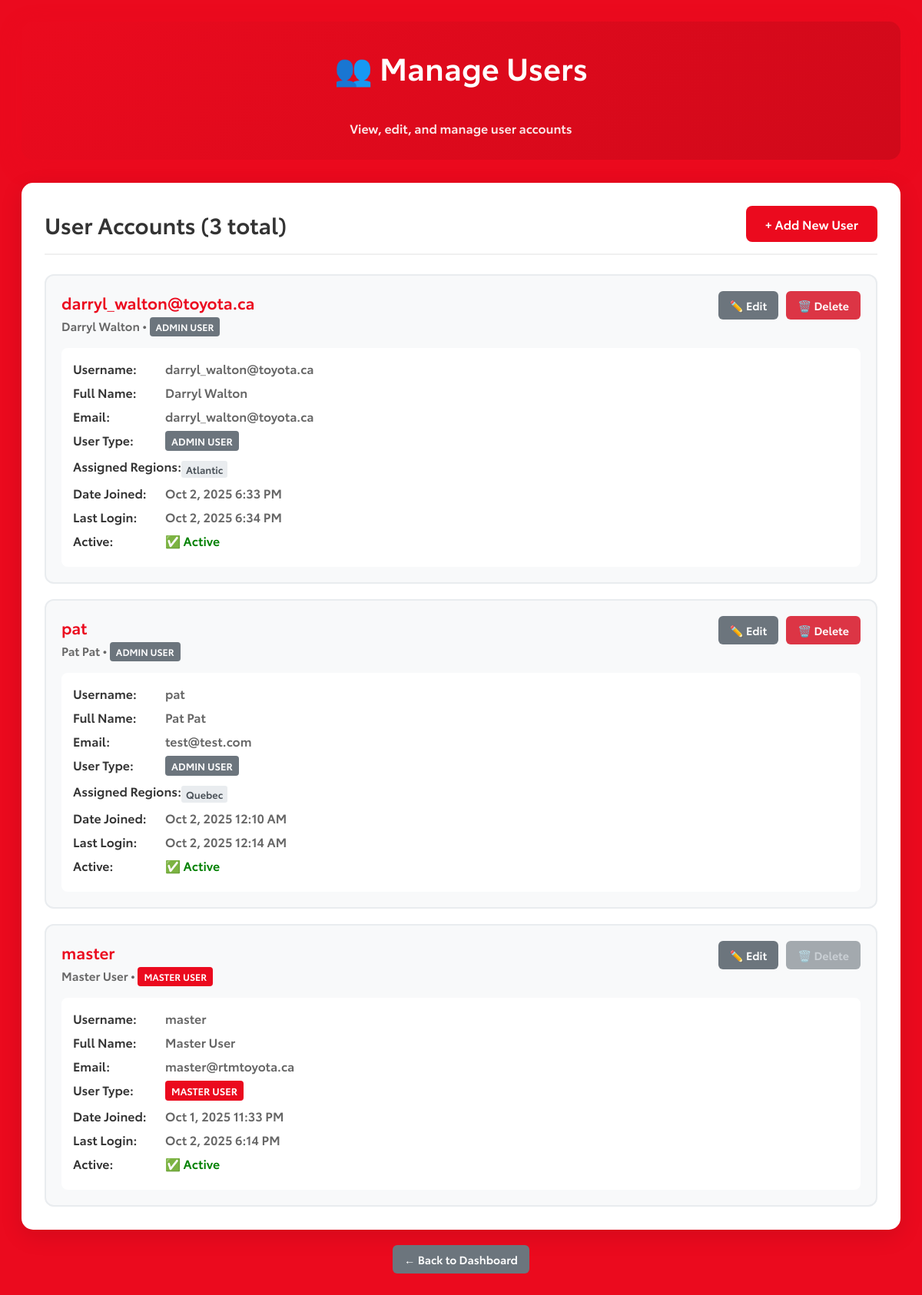
The app's page /simple-admin/manage-users/ (signed in), older data.
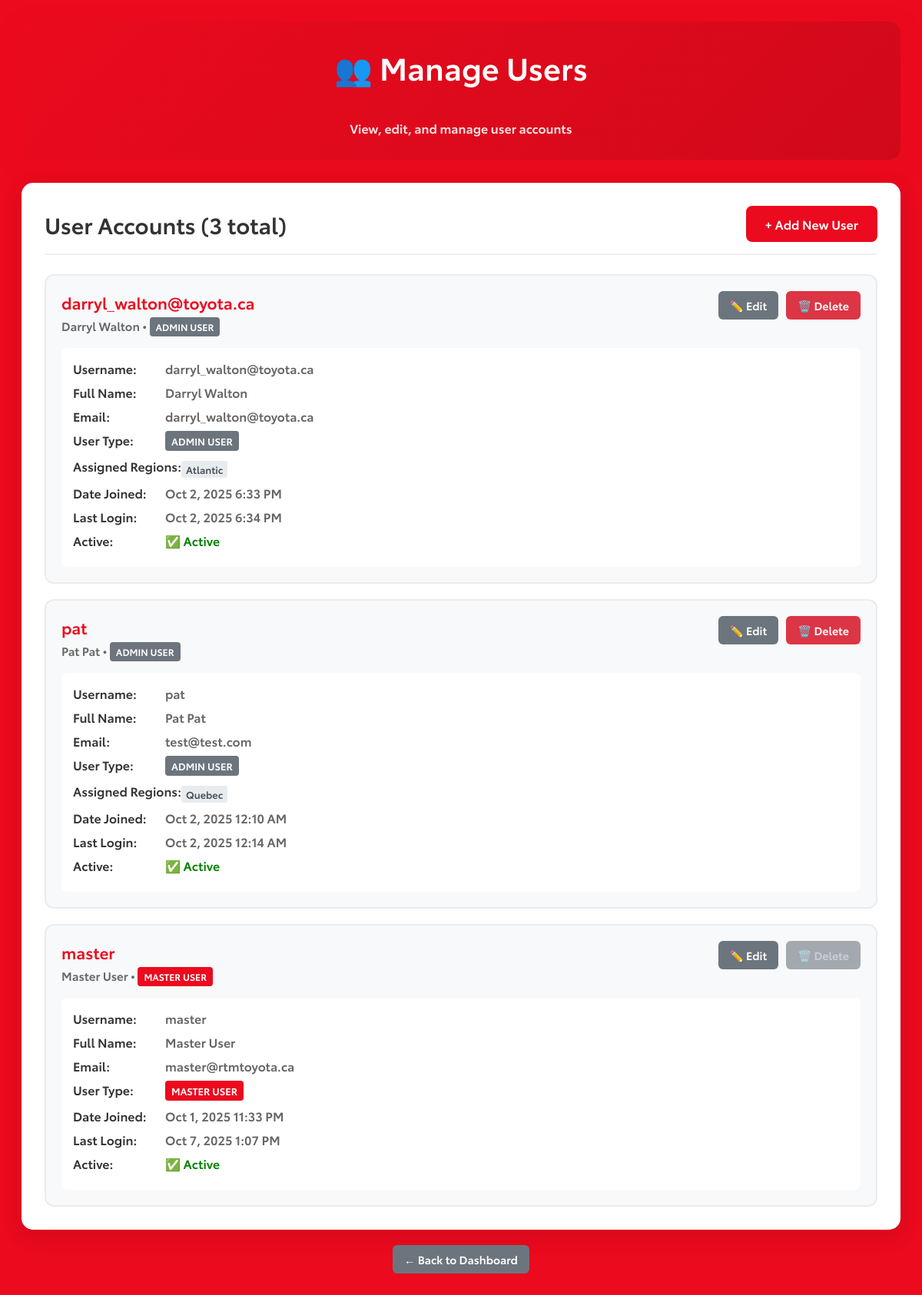
The same page, newer data.
### training_app/models.py (models this page shows, shortened)
class CustomUser(AbstractUser):
    USER_TYPE_CHOICES = [
        ('master', 'Master User'),
        ('admin', 'Admin User'),
    ]
    user_type = models.CharField(
        max_length=10,
        choices=USER_TYPE_CHOICES,
        default='admin',
        help_text="Master users can edit all pages, Admin users can only edit assigned pages"
    )
    assigned_regions = models.ManyToManyField(
        'TrainingPage',
        blank=True,
        help_text="Training pages this admin user can manage (only applies to admin users)"
    )

class TrainingPage(models.Model):
    REGION_CHOICES = [
        ('quebec', 'Quebec'),
        ('central', 'Central'),
        ('pacific', 'Pacific'),
        ('prairie', 'Prairie'),
        ('atlantic', 'Atlantic'),
    ]
    region = models.CharField(
        max_length=20,
        choices=REGION_CHOICES,
        unique=True,
        validators=[validate_region],
        help_text="The region this training page is for"
    )
    current_program = models.ForeignKey(
        TrainingProgram,
        on_delete=models.PROTECT,
        null=True,
        blank=True,
        help_text="The currently active training program for this region"
    )
    timezone = models.CharField(
        max_length=50,
        default='America/Toronto',
        validators=[validate_timezone],
        help_text="Timezone for this region (EST/EDT)"
    )
    is_active = models.BooleanField(
        default=True,
        help_text="Whether this training page is active"
    )
    created_at = models.DateTimeField(auto_now_add=True)
    updated_at = models.DateTimeField(auto_now=True)
    class Meta:
        ordering = ['region']

### training_app/simple_admin_views.py (the view)
# urls.py: path('simple-admin/manage-users/', simple_admin_views.manage_users, name='manage_users'),
@login_required
def manage_users(request):
    if request.user.user_type != 'master':
        messages.error(request, '❌ Only master users can manage users.')
        return redirect('simple_admin:simple_admin_dashboard')
    users = CustomUser.objects.all().order_by('-date_joined')
    master_count = CustomUser.objects.filter(user_type='master').count()
    return render(request, 'training_app/simple_admin/manage_users.html', {
        'users': users,
        'master_count': master_count
    })

### training_app/error_handlers.py (called while the page is built, shortened)
    def process_request(self, request):
        if settings.DEBUG and not getattr(settings, 'LOG_ALL_REQUESTS', False):
            return

### training_app/templates/training_app/simple_admin/manage_users.html (shortened to what this page needs)
{% load static %}
<!DOCTYPE html>
<html lang="en">
<head>
    <link href="{% static 'css/style.css' %}?v=2" rel="stylesheet">
</head>
<body>
    <div class="simple-admin">
        <div class="admin-header">
            <h1>👥 Manage Users</h1>
            <p>View, edit, and manage user accounts</p>
        </div>
        <div class="users-container">
            <div class="users-header">
                <h2>User Accounts ({{ users.count }} total)</h2>
                <a href="{% url 'simple_admin:create_user' %}" class="btn-primary">+ Add New User</a>
            </div>
            {% if users %}
            <div class="users-list">
                {% for user in users %}
                <div class="user-card">
                    <div class="user-header">
                        <div class="user-info">
                            <h3>{{ user.username }}</h3>
                            <div class="user-meta">
                                {{ user.first_name }} {{ user.last_name }} •
                                <span class="user-type-badge user-type-{{ user.user_type }}">
                                    {{ user.get_user_type_display }}
                                </span>
                            </div>
                        </div>
                        <div class="user-actions">
                            <a href="{% url 'simple_admin:edit_user' user.id %}" class="btn-secondary">✏️ Edit</a>
                            {% if user == request.user %}
                                <span class="btn-disabled" title="Cannot delete yourself">🗑️ Delete</span>
                            {% elif user.user_type == 'master' and master_count == 1 %}
                                <span class="btn-disabled" title="Cannot delete the last master user">🗑️ Delete</span>
                            {% else %}
                                <a href="{% url 'simple_admin:delete_user' user.id %}" class="btn-danger">🗑️ Delete</a>
                            {% endif %}
                        </div>
                    </div>
                    <div class="user-details">
                        <div class="detail-row">
                            <span class="detail-label">Username:</span>
                            <span class="detail-value">{{ user.username }}</span>
                        </div>
                        <div class="detail-row">
                            <span class="detail-label">Full Name:</span>
                            <span class="detail-value">{{ user.first_name }} {{ user.last_name }}</span>
                        </div>
                        <div class="detail-row">
                            <span class="detail-label">Email:</span>
                            <span class="detail-value">{{ user.email|default:"Not provided" }}</span>
                        </div>
                        <div class="detail-row">
                            <span class="detail-label">User Type:</span>
                            <span class="detail-value">
                                <span class="user-type-badge user-type-{{ user.user_type }}">
                                    {{ user.get_user_type_display }}
                                </span>
                            </span>
                        </div>
                        {% if user.user_type == 'admin' %}
                        <div class="detail-row">
                            <span class="detail-label">Assigned Regions:</span>
                            <span class="detail-value">
                                {% if user.assigned_regions.all %}
                                    <div class="assigned-regions">
                                        {% for region in user.assigned_regions.all %}
                                            <span class="region-badge">{{ region.get_region_display }}</span>
                                        {% endfor %}
                                    </div>
                                {% else %}
                                    <em>No regions assigned</em>
                                {% endif %}
                            </span>
                        </div>
                        {% endif %}
                        <div class="detail-row">
                            <span class="detail-label">Date Joined:</span>
                            <span class="detail-value">{{ user.date_joined|date:"M j, Y g:i A" }}</span>
                        </div>
                        <div class="detail-row">
                            <span class="detail-label">Last Login:</span>
                            <span class="detail-value">{{ user.last_login|date:"M j, Y g:i A"|default:"Never" }}</span>
                        </div>
                        <div class="detail-row">
                            <span class="detail-label">Active:</span>
                            <span class="detail-value">
                                {% if user.is_active %}
                                    <span style="color: green;">✅ Active</span>
                                {% else %}
                                    <span style="color: red;">❌ Inactive</span>
                                {% endif %}
                            </span>
                        </div>
                    </div>
                </div>
                {% endfor %}
            </div>
            {% else %}
            <div class="no-users">
                <h3>No Users Found</h3>
                <p>There are no users in the system.</p>
                <a href="{% url 'simple_admin:create_user' %}" class="btn-primary">Create Your First User</a>
            </div>
            {% endif %}
        </div>
        <div style="text-align: center; margin-top: 20px;">
            <a href="{% url 'simple_admin:simple_admin_dashboard' %}" class="btn-secondary">← Back to Dashboard</a>
        </div>
    </div>
</body>
</html>

### static/css/style.css (style rules this page uses)
* { font-family: myFirstFont, Arial, sans-serif; }
body { background-color: #EB0A1E; }
p { padding-top: 30px; }
h1 { color: #ffff; text-align: center; }
h2 { color: #ffff; text-align: center; font-size: x-large; }

### training_app/templates/training_app/simple_admin/manage_users.html (style rules this page uses)
.simple-admin { max-width: 1200px; margin: 0 auto; padding: 20px; font-family: 'Segoe UI', Tahoma, Geneva, Verdana, sans-serif; }
.admin-header { background: linear-gradient(135deg, #EB0A1E, #d0091a); color: white; padding: 30px; border-radius: 15px; text-align: center; margin-bottom: 30px; box-shadow: 0 8px 30px rgba(235, 10, 30, 0.3); }
.admin-header h1 { margin: 0 0 10px 0; font-size: 2.5em; }
.admin-header p { margin: 0; opacity: 0.9; }
.users-container { background: white; border-radius: 15px; padding: 30px; box-shadow: 0 8px 30px rgba(0, 0, 0, 0.1); margin-bottom: 20px; }
.users-header { display: flex; justify-content: space-between; align-items: center; margin-bottom: 25px; padding-bottom: 15px; border-bottom: 2px solid #f0f0f0; }
.users-header h2 { color: #333; margin: 0; font-size: 1.8em; }
.btn-primary { background: #EB0A1E; color: white; padding: 12px 25px; border: none; border-radius: 8px; text-decoration: none; font-weight: bold; transition: background 0.3s ease; display: inline-block; }
.btn-secondary { background: #6c757d; color: white; padding: 8px 15px; border: none; border-radius: 6px; text-decoration: none; font-size: 0.9em; transition: background 0.3s ease; display: inline-block; }
.btn-danger { background: #dc3545; color: white; padding: 8px 15px; border: none; border-radius: 6px; text-decoration: none; font-size: 0.9em; transition: background 0.3s ease; display: inline-block; }
.btn-disabled { background: #6c757d; color: #adb5bd; padding: 8px 15px; border: none; border-radius: 6px; font-size: 0.9em; cursor: not-allowed; display: inline-block; opacity: 0.6; }
.users-list { display: grid; gap: 20px; }
.user-card { background: #f8f9fa; border: 2px solid #e9ecef; border-radius: 12px; padding: 20px; transition: all 0.3s ease; }
.user-header { display: flex; justify-content: space-between; align-items: flex-start; margin-bottom: 15px; }
.user-info h3 { color: #EB0A1E; margin: 0 0 5px 0; font-size: 1.3em; }
.user-meta { color: #666; font-size: 0.95em; }
.user-actions { display: flex; gap: 10px; flex-wrap: wrap; }
.user-details { background: white; border-radius: 8px; padding: 15px; margin-top: 15px; }
.detail-row { display: flex; margin-bottom: 8px; }
.detail-label { font-weight: bold; color: #333; min-width: 120px; }
.detail-value { color: #666; }
.user-type-badge { display: inline-block; padding: 4px 8px; border-radius: 4px; font-size: 0.8em; font-weight: bold; text-transform: uppercase; }
.user-type-master { background: #EB0A1E; color: white; }
.user-type-admin { background: #6c757d; color: white; }
.assigned-regions { display: flex; flex-wrap: wrap; gap: 5px; margin-top: 5px; }
.region-badge { background: #e9ecef; color: #495057; padding: 2px 6px; border-radius: 3px; font-size: 0.8em; }

Row changes from the older to the newer data that the page shows:
changed CustomUser "master": last_login "Oct 2, 2025 6:14 PM" → "Oct 7, 2025 1:07 PM"
